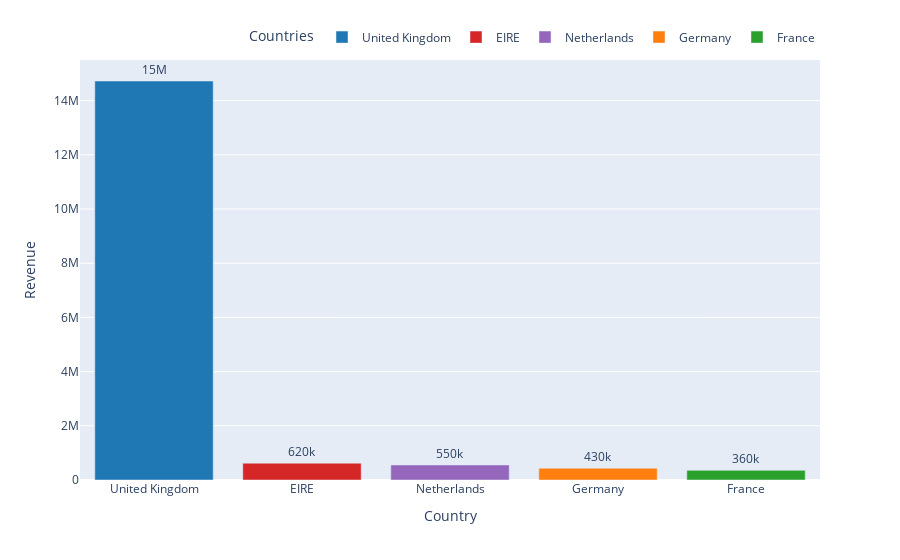

Write notebook code for a chart like this one.
### Code cell
# Legend Customization

color_map = {
    'United Kingdom': '#1f77b4',
    'Germany': '#ff7f0e',
    'France': '#2ca02c',
    'EIRE': '#d62728',
    'Netherlands': '#9467bd'
}

fig = px.bar(top_countries.head(5),
             x='Country', y='Revenue',
             text='Revenue',
             color='Country',
             color_discrete_map=color_map)
fig.update_traces(texttemplate='%{text:.2s}', textposition='outside')
fig.update_layout(
    showlegend=True,
    legend_title="Countries",
    legend=dict(
        orientation='h',  # horizontal
        yanchor='bottom', y=1.02,
        xanchor='right', x=1
    )
)
fig.show()

### Figure 1 — Plotly figure (JSON) as saved in the notebook; plotly's stock layout.template omitted (floating-point values rounded to 4 significant figures)
{"data": [{"hovertemplate": "Country=%{x}<br>Revenue=%{text}<extra></extra>", "legendgroup": "United Kingdom", "marker": {"color": "#1f77b4", "pattern": {"shape": ""}}, "name": "United Kingdom", "orientation": "v", "showlegend": true, "text": [14720000.0], "textposition": "outside", "texttemplate": "%{text:.2s}", "type": "bar", "x": ["United Kingdom"], "xaxis": "x", "y": [14720000.0], "yaxis": "y"}, {"hovertemplate": "Country=%{x}<br>Revenue=%{text}<extra></extra>", "legendgroup": "EIRE", "marker": {"color": "#d62728", "pattern": {"shape": ""}}, "name": "EIRE", "orientation": "v", "showlegend": true, "text": [621600.0], "textposition": "outside", "texttemplate": "%{text:.2s}", "type": "bar", "x": ["EIRE"], "xaxis": "x", "y": [621600.0], "yaxis": "y"}, {"hovertemplate": "Country=%{x}<br>Revenue=%{text}<extra></extra>", "legendgroup": "Netherlands", "marker": {"color": "#9467bd", "pattern": {"shape": ""}}, "name": "Netherlands", "orientation": "v", "showlegend": true, "text": [554200.0], "textposition": "outside", "texttemplate": "%{text:.2s}", "type": "bar", "x": ["Netherlands"], "xaxis": "x", "y": [554200.0], "yaxis": "y"}, {"hovertemplate": "Country=%{x}<br>Revenue=%{text}<extra></extra>", "legendgroup": "Germany", "marker": {"color": "#ff7f0e", "pattern": {"shape": ""}}, "name": "Germany", "orientation": "v", "showlegend": true, "text": [431300.0], "textposition": "outside", "texttemplate": "%{text:.2s}", "type": "bar", "x": ["Germany"], "xaxis": "x", "y": [431300.0], "yaxis": "y"}, {"hovertemplate": "Country=%{x}<br>Revenue=%{text}<extra></extra>", "legendgroup": "France", "marker": {"color": "#2ca02c", "pattern": {"shape": ""}}, "name": "France", "orientation": "v", "showlegend": true, "text": [355300.0], "textposition": "outside", "texttemplate": "%{text:.2s}", "type": "bar", "x": ["France"], "xaxis": "x", "y": [355300.0], "yaxis": "y"}], "layout": {"barmode": "relative", "legend": {"orientation": "h", "title": {"text": "Countries"}, "tracegroupgap": 0, "x": 1, "xanchor": "right", "y": 1.02, "yanchor": "bottom"}, "margin": {"t": 60}, "showlegend": true, "xaxis": {"anchor": "y", "categoryarray": ["United Kingdom", "EIRE", "Netherlands", "Germany", "France"], "categoryorder": "array", "domain": [0, 1], "title": {"text": "Country"}}, "yaxis": {"anchor": "x", "domain": [0, 1], "title": {"text": "Revenue"}}}}
